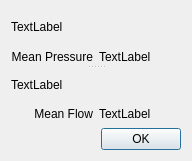
<?xml version="1.0" encoding="UTF-8"?>
<ui version="4.0">
 <class>ResultsView</class>
 <widget class="QWidget" name="ResultsView">
  <property name="geometry">
   <rect>
    <x>0</x>
    <y>0</y>
    <width>192</width>
    <height>161</height>
   </rect>
  </property>
  <property name="windowTitle">
   <string>Form</string>
  </property>
  <layout class="QVBoxLayout" name="verticalLayout_4">
   <item>
    <layout class="QVBoxLayout" name="verticalLayout_3">
     <item>
      <widget class="QSplitter" name="splitter">
       <property name="orientation">
        <enum>Qt::Vertical</enum>
       </property>
       <property name="opaqueResize">
        <bool>true</bool>
       </property>
       <property name="childrenCollapsible">
        <bool>false</bool>
       </property>
       <widget class="QWidget" name="">
        <layout class="QVBoxLayout" name="verticalLayout">
         <item>
          <widget class="QLabel" name="pressureLabel">
           <property name="text">
            <string>TextLabel</string>
           </property>
           <property name="scaledContents">
            <bool>false</bool>
           </property>
          </widget>
         </item>
         <item>
          <layout class="QHBoxLayout" name="horizontalLayout">
           <item>
            <widget class="QLabel" name="meanPTitle">
             <property name="maximumSize">
              <size>
               <width>16777215</width>
               <height>16</height>
              </size>
             </property>
             <property name="text">
              <string>Mean Pressure</string>
             </property>
             <property name="alignment">
              <set>Qt::AlignRight|Qt::AlignTrailing|Qt::AlignVCenter</set>
             </property>
            </widget>
           </item>
           <item>
            <widget class="QLabel" name="PValue">
             <property name="maximumSize">
              <size>
               <width>16777215</width>
               <height>16</height>
              </size>
             </property>
             <property name="text">
              <string>TextLabel</string>
             </property>
            </widget>
           </item>
          </layout>
         </item>
        </layout>
       </widget>
       <widget class="QWidget" name="layoutWidget">
        <layout class="QVBoxLayout" name="verticalLayout_2">
         <item>
          <widget class="QLabel" name="flowLabel">
           <property name="text">
            <string>TextLabel</string>
           </property>
           <property name="scaledContents">
            <bool>false</bool>
           </property>
          </widget>
         </item>
         <item>
          <layout class="QHBoxLayout" name="horizontalLayout_2">
           <item>
            <widget class="QLabel" name="meanFTitle">
             <property name="maximumSize">
              <size>
               <width>16777215</width>
               <height>16</height>
              </size>
             </property>
             <property name="text">
              <string>Mean Flow</string>
             </property>
             <property name="alignment">
              <set>Qt::AlignRight|Qt::AlignTrailing|Qt::AlignVCenter</set>
             </property>
            </widget>
           </item>
           <item>
            <widget class="QLabel" name="FValue">
             <property name="maximumSize">
              <size>
               <width>16777215</width>
               <height>16</height>
              </size>
             </property>
             <property name="text">
              <string>TextLabel</string>
             </property>
             <property name="scaledContents">
              <bool>false</bool>
             </property>
            </widget>
           </item>
          </layout>
         </item>
        </layout>
       </widget>
      </widget>
     </item>
    </layout>
   </item>
   <item>
    <widget class="QDialogButtonBox" name="buttonBox">
     <property name="standardButtons">
      <set>QDialogButtonBox::Ok</set>
     </property>
    </widget>
   </item>
  </layout>
 </widget>
 <resources/>
 <connections>
  <connection>
   <sender>buttonBox</sender>
   <signal>accepted()</signal>
   <receiver>ResultsView</receiver>
   <slot>okButtClicked()</slot>
   <hints>
    <hint type="sourcelabel">
     <x>81</x>
     <y>353</y>
    </hint>
    <hint type="destinationlabel">
     <x>96</x>
     <y>292</y>
    </hint>
   </hints>
  </connection>
 </connections>
 <slots>
  <signal>okButtonClicked()</signal>
  <slot>okButtClicked()</slot>
 </slots>
</ui>
